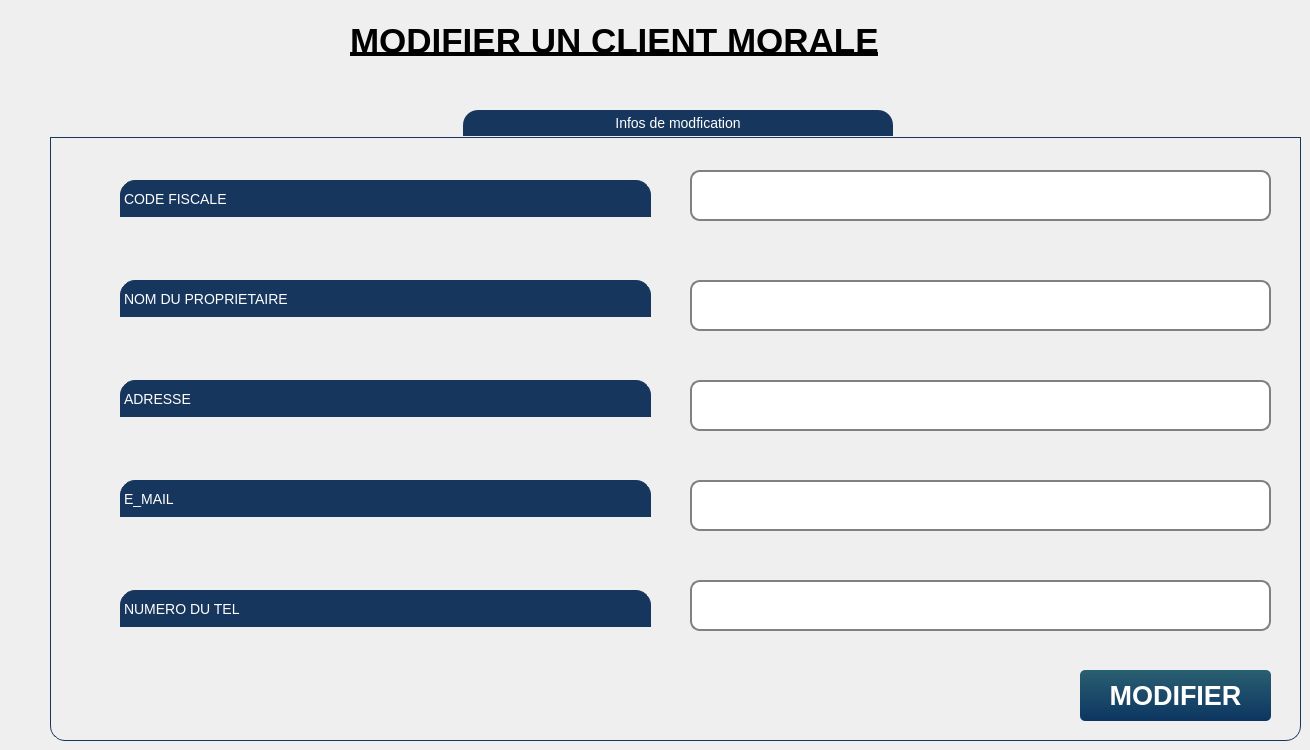
       <widget class="QWidget" name="modifier">
        <widget class="QLabel" name="label_15">
         <property name="geometry">
          <rect>
           <x>350</x>
           <y>-10</y>
           <width>671</width>
           <height>101</height>
          </rect>
         </property>
         <property name="font">
          <font>
           <family>Helvetica</family>
           <pointsize>26</pointsize>
           <weight>75</weight>
           <bold>true</bold>
           <underline>true</underline>
          </font>
         </property>
         <property name="text">
          <string>MODIFIER UN CLIENT MORALE</string>
         </property>
        </widget>
        <widget class="QGroupBox" name="groupBox">
         <property name="geometry">
          <rect>
           <x>50</x>
           <y>110</y>
           <width>1251</width>
           <height>631</height>
          </rect>
         </property>
         <property name="styleSheet">
          <string notr="true">QLabel {
        qproperty-alignment: AlignCenter;
	border: 1px solid #FF17365D;
	border-top-left-radius: 15px;
	border-top-right-radius: 15px;
	background-color: #FF17365D;
	padding: 5px 0px;
	color: rgb(255, 255, 255);
	max-height: 25px;
        font-size: 14px;
}
QGroupBox {
    border: 1px solid gray;
    border-color: #FF17365D;
    margin-top: 27px;
    font-size: 14px;
    border-bottom-left-radius: 15px;
    border-bottom-right-radius: 15px;
}

QGroupBox::title {
    subcontrol-origin: margin;
    subcontrol-position: top center;
    border-top-left-radius: 15px;
    border-top-right-radius: 15px;
    padding: 5px 150px;
    background-color: #FF17365D;
    color: rgb(255, 255, 255);
}
QLineEdit {
background-color: rgb(255, 255, 255);
    border: 2px solid gray;
    border-radius: 10px;
    padding: 0 8px;
    selection-background-color: darkgray;
	font: bold 14px;
}
</string>
         </property>
         <property name="title">
          <string>Infos de modfication</string>
         </property>
         <widget class="QLabel" name="cin_8">
          <property name="geometry">
           <rect>
            <x>70</x>
            <y>170</y>
            <width>531</width>
            <height>37</height>
           </rect>
          </property>
          <property name="font">
           <font>
            <family>Yu Gothic UI</family>
            <pointsize>-1</pointsize>
            <weight>50</weight>
            <bold>false</bold>
           </font>
          </property>
          <property name="text">
           <string>NOM DU PROPRIETAIRE</string>
          </property>
         </widget>
         <widget class="QLineEdit" name="lineEdit_13">
          <property name="geometry">
           <rect>
            <x>640</x>
            <y>370</y>
            <width>581</width>
            <height>51</height>
           </rect>
          </property>
          <property name="font">
           <font>
            <pointsize>-1</pointsize>
            <weight>75</weight>
            <italic>false</italic>
            <bold>true</bold>
           </font>
          </property>
          <property name="styleSheet">
           <string notr="true">background-color: rgb(255, 255, 255);

    border: 2px solid gray;
    border-radius: 10px;
    padding: 0 8px;
    selection-background-color: darkgray;</string>
          </property>
         </widget>
         <widget class="QLabel" name="cin_12">
          <property name="geometry">
           <rect>
            <x>70</x>
            <y>70</y>
            <width>531</width>
            <height>37</height>
           </rect>
          </property>
          <property name="font">
           <font>
            <family>Yu Gothic UI</family>
            <pointsize>-1</pointsize>
            <weight>50</weight>
            <bold>false</bold>
           </font>
          </property>
          <property name="text">
           <string>CODE FISCALE</string>
          </property>
         </widget>
         <widget class="QLabel" name="cin_10">
          <property name="geometry">
           <rect>
            <x>70</x>
            <y>480</y>
            <width>531</width>
            <height>37</height>
           </rect>
          </property>
          <property name="font">
           <font>
            <family>Yu Gothic UI</family>
            <pointsize>-1</pointsize>
            <weight>50</weight>
            <bold>false</bold>
           </font>
          </property>
          <property name="text">
           <string>NUMERO DU TEL</string>
          </property>
         </widget>
         <widget class="QLabel" name="cin_9">
          <property name="geometry">
           <rect>
            <x>70</x>
            <y>270</y>
            <width>531</width>
            <height>37</height>
           </rect>
          </property>
          <property name="font">
           <font>
            <family>Yu Gothic UI</family>
            <pointsize>-1</pointsize>
            <weight>50</weight>
            <bold>false</bold>
           </font>
          </property>
          <property name="text">
           <string>ADRESSE</string>
          </property>
         </widget>
         <widget class="QLineEdit" name="lineEdit_16">
          <property name="geometry">
           <rect>
            <x>640</x>
            <y>60</y>
            <width>581</width>
            <height>51</height>
           </rect>
          </property>
          <property name="font">
           <font>
            <pointsize>-1</pointsize>
            <weight>75</weight>
            <italic>false</italic>
            <bold>true</bold>
           </font>
          </property>
          <property name="styleSheet">
           <string notr="true">background-color: rgb(255, 255, 255);

    border: 2px solid gray;
    border-radius: 10px;
    padding: 0 8px;
    selection-background-color: darkgray;</string>
          </property>
         </widget>
         <widget class="QLineEdit" name="lineEdit_17">
          <property name="geometry">
           <rect>
            <x>640</x>
            <y>270</y>
            <width>581</width>
            <height>51</height>
           </rect>
          </property>
          <property name="font">
           <font>
            <pointsize>-1</pointsize>
            <weight>75</weight>
            <italic>false</italic>
            <bold>true</bold>
           </font>
          </property>
          <property name="styleSheet">
           <string notr="true">background-color: rgb(255, 255, 255);

    border: 2px solid gray;
    border-radius: 10px;
    padding: 0 8px;
    selection-background-color: darkgray;</string>
          </property>
         </widget>
         <widget class="QLineEdit" name="lineEdit_15">
          <property name="geometry">
           <rect>
            <x>640</x>
            <y>470</y>
            <width>581</width>
            <height>51</height>
           </rect>
          </property>
          <property name="font">
           <font>
            <pointsize>-1</pointsize>
            <weight>75</weight>
            <italic>false</italic>
            <bold>true</bold>
           </font>
          </property>
          <property name="styleSheet">
           <string notr="true">background-color: rgb(255, 255, 255);

    border: 2px solid gray;
    border-radius: 10px;
    padding: 0 8px;
    selection-background-color: darkgray;</string>
          </property>
         </widget>
         <widget class="QPushButton" name="pushButton_6">
          <property name="geometry">
           <rect>
            <x>1030</x>
            <y>560</y>
            <width>191</width>
            <height>51</height>
           </rect>
          </property>
          <property name="font">
           <font>
            <family>Helvetica</family>
            <pointsize>20</pointsize>
            <weight>75</weight>
            <bold>true</bold>
           </font>
          </property>
          <property name="styleSheet">
           <string notr="true">QPushButton{
	background-color: qlineargradient(spread:pad, x1:1, y1:0, x2:1, y2:1, stop:0 rgba(42, 95, 113, 255),stop:1 rgba(12, 53, 97, 255));
	color: #fff;
	border: 0px;
	border-radius: 5px;
	padding: 5px;
}

QPushButton::hover
{
	background-color: qlineargradient(spread:pad, x1:1, y1:0, x2:1, y2:1, stop:0 rgba(167, 214, 50, 255),stop:1 rgba(98, 169, 67, 255));
	color: #fff;

}
QPushButton::pressed
{
	background-color: qlineargradient(spread:pad, x1:1, y1:0, x2:1, y2:1, stop:0 rgba(147, 194, 30, 255),stop:1 rgba(78, 149, 47, 255));
	color: #fff;
	border: 0px;
	border-radius: 5px;
	padding: 5px;

}</string>
          </property>
          <property name="text">
           <string>MODIFIER</string>
          </property>
         </widget>
         <widget class="QLabel" name="cin_13">
          <property name="geometry">
           <rect>
            <x>70</x>
            <y>370</y>
            <width>531</width>
            <height>37</height>
           </rect>
          </property>
          <property name="font">
           <font>
            <family>Yu Gothic UI</family>
            <pointsize>-1</pointsize>
            <weight>50</weight>
            <bold>false</bold>
           </font>
          </property>
          <property name="text">
           <string>E_MAIL</string>
          </property>
         </widget>
         <widget class="QLineEdit" name="lineEdit_12">
          <property name="geometry">
           <rect>
            <x>640</x>
            <y>170</y>
            <width>581</width>
            <height>51</height>
           </rect>
          </property>
          <property name="font">
           <font>
            <pointsize>-1</pointsize>
            <weight>75</weight>
            <italic>false</italic>
            <bold>true</bold>
           </font>
          </property>
          <property name="styleSheet">
           <string notr="true">background-color: rgb(255, 255, 255);

    border: 2px solid gray;
    border-radius: 10px;
    padding: 0 8px;
    selection-background-color: darkgray;</string>
          </property>
          <property name="text">
           <string/>
          </property>
         </widget>
        </widget>
       </widget>
